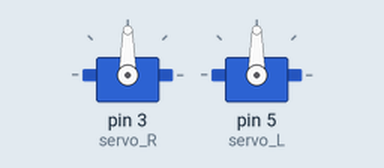
This sketch was run on a simulated Arduino Uno, built with avr-gcc and run on an emulated ATmega328P. Parts: 2 × servo.

Above: at 0.05 s.
At 9.0 s:
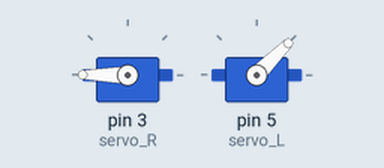
Timing chart, 0 to 11.7 s (numbered marks = the images above):
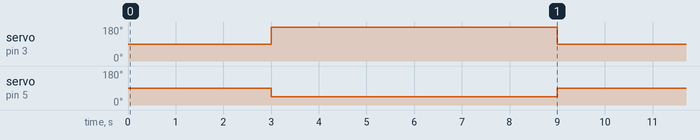

The sketch:

calibrate_servos.ino
```cpp
#include <Servo.h>

Servo servo_R;
Servo servo_L;

void setup() {
  servo_R.attach(3);              //setup right servo
  servo_L.attach(5);              //setup left servo
}

void loop() {
  servo_R.write(90);
  servo_L.write(90);
  delay(3000); //3 seconds
  servo_R.write(180);
  servo_L.write(45);
  delay(6000); //10 seconds
}
```

Measured:
- by itself, servo on pin 3 (servo_R): alternates 180° for 6.0 s and 90° for 3.0 s
- by itself, servo on pin 5 (servo_L): alternates 90° for 3.0 s and 45° for 6.0 s
